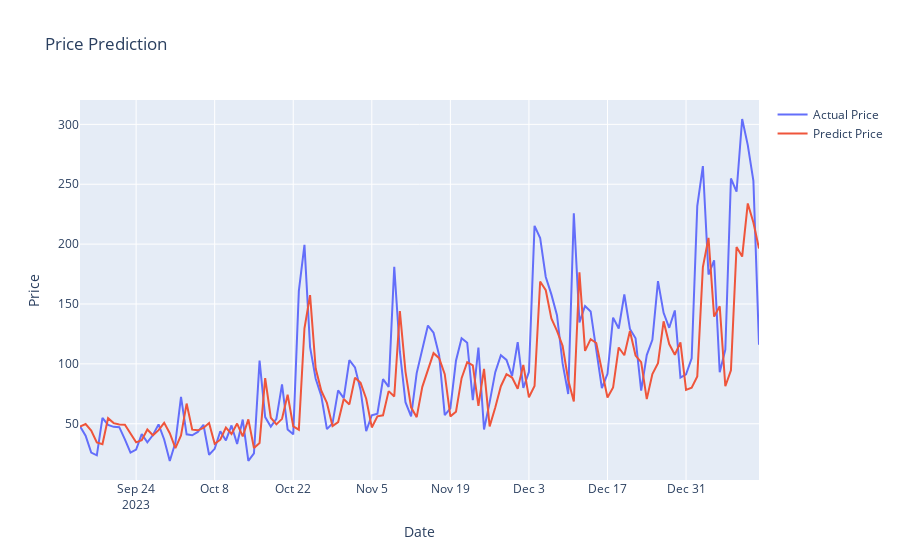

This figure's notebook cell:
### Code cell
actual_chart = go.Scatter(x=predictDates, y=testY_reshape, mode='lines', name="Actual Price")
predict_chart = go.Scatter(x=predictDates, y=yhat_reshape, mode='lines', name="Predict Price")

layout = go.Layout(title="Price Prediction", xaxis={'title': 'Date'}, yaxis={'title': 'Price'})
fig = go.Figure(data=[actual_chart, predict_chart], layout=layout)

# Plot the figure
py.iplot(fig)
